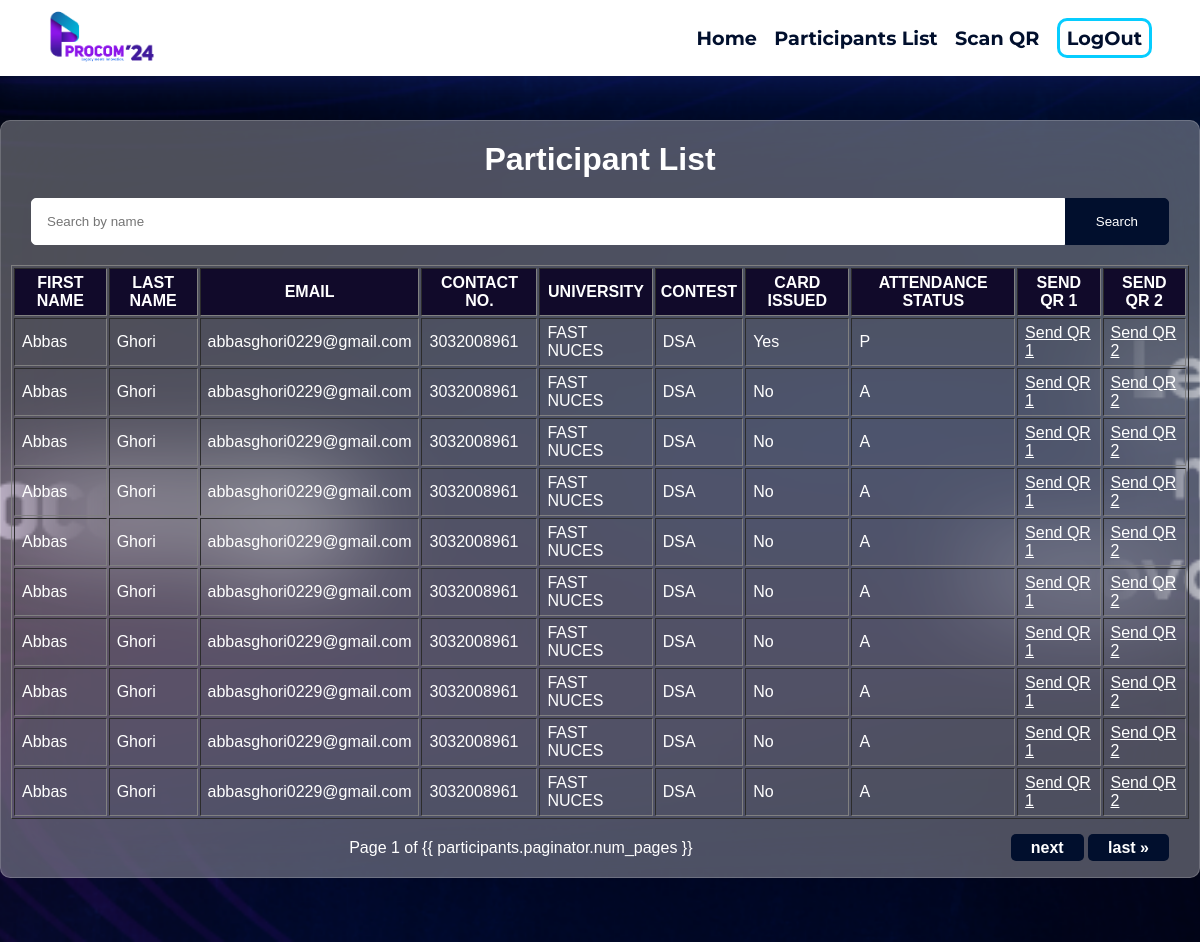
Screenshot of /participants/ (signed in) with the database file from the repository.
### registration/models.py (models this page shows, shortened)
class Participants(models.Model):
    participantID = models.AutoField(primary_key=True)
    firstname = models.CharField(max_length=255)
    lastname = models.CharField(max_length=255)
    email = models.EmailField()
    phonenumber = models.CharField(max_length=20)
    universityname = models.CharField(max_length=255)
    contestname = models.CharField(max_length=255)
    age = models.PositiveIntegerField()
    attendanceStatus = models.CharField(max_length=255, default='A')

### registration/views.py (the view)
# urls.py: path('participants/', participant_list, name='participant_list'),
def participant_list(request):
    if 'user_id' in request.session:
        search_query = request.GET.get('search', '')
        page = request.GET.get('page', 1)
        print("deddf3f3ef3f3e4f34")
        print(request.user)
        if search_query:
            search_terms = search_query.split()
            first_name_q = Q()
            last_name_q = Q()
            for term in search_terms:
                first_name_q |= Q(firstname__icontains=term)
                last_name_q |= Q(lastname__icontains=term)
            participants = Participants.objects.filter(first_name_q | last_name_q)
        else:
            participants = Participants.objects.all()
        paginator = Paginator(participants, 10)  # Show 10 participants per page
        try:
            participants = paginator.page(page)
        except PageNotAnInteger:
            participants = paginator.page(1)
        except EmptyPage:
            participants = paginator.page(paginator.num_pages)
        context = {'participants': participants, 'search_query': search_query}
        return render(request, 'participant_list.html', context)
    else:
        return render(request, 'login.html')

### registration/templates/participant_list.html (shortened to what this page needs)
{% load static %}
<!DOCTYPE html>
<html lang="en">
  <head>
    <link
      href="https://unpkg.com/boxicons@2.1.4/css/boxicons.min.css"
      rel="stylesheet"
    />
    <link
      href="https://unpkg.com/boxicons@2.1.4/css/boxicons.min.css"
      rel="stylesheet"
    />
    <link rel="stylesheet" href="{% static 'nav.css' %}" />
    <link rel="stylesheet" href="{% static 'style.css' %}" />
  </head>
  <body>
    <div class="background-image"></div>
    <nav>
      <div class="logo">
        <a href="{% url 'home' %}">
          <img
            src="{% static 'PROCOM24_LOGO.png' %}"
            alt="logo"
            class="logo-image"
          />
        </a>
      </div>
      <div class="right-nav">
        <ul class="right-ul">
          <li>
            <a href="{% url 'home' %}" class="underline-animation">Home</a>
          </li>
          <li>
            <a href="{% url 'participant_list' %}" class="underline-animation"
              >Participants List</a
            >
          </li>
          <li>
            <a href="{% url 'scan_qr' %}" class="underline-animation"
              >Scan QR</a
            >
          </li>
          <li><a href="{% url 'logout' %}" class="logout">LogOut</a></li>
        </ul>
      </div>
    </nav>
    <div class="outerdiv">
      <div class="innerdiv">
        <h1 class="mainhead">Participant List</h1>
        <form
          method="get"
          action="{% url 'participant_list' %}"
          class="search-form"
        >
          <input
            type="text"
            name="search"
            placeholder="Search by name"
            value="{{ search_query }}"
          />
          <button type="submit">Search</button>
        </form>
        <div class="table">
          <table border="1" class="datatable">
            <thead>
              <tr>
                <th class="tabheadings">First Name</th>
                <th class="tabheadings">Last Name</th>
                <th class="tabheadings">Email</th>
                <th class="tabheadings">Contact NO.</th>
                <th class="tabheadings">University</th>
                <th class="tabheadings">Contest</th>
                <th class="tabheadings">Card Issued</th>
                <th class="tabheadings">Attendance Status</th>
                <th class="tabheadings">Send QR 1</th>
                <th class="tabheadings">Send QR 2</th>
              </tr>
            </thead>
            <tbody>
              {% for participant in participants|slice:":10" %}
              <tr>
                <td>{{ participant.firstname }}</td>
                <td>{{ participant.lastname }}</td>
                <td>{{ participant.email }}</td>
                <td>{{ participant.phonenumber }}</td>
                <td>{{ participant.universityname }}</td>
                <td>{{ participant.contestname }}</td>
                <td> {% if participant.participantcard_set.all %}
                  Yes
                {% else %}
                  No
                {% endif %}</td>
                <td>{{ participant.attendanceStatus }}</td>
                <td>
                  <a href="{% url 'send_qr' participant.participantID 1 %}"
                    >Send QR 1</a
                  >
                </td>
                <td>
                  <a href="{% url 'send_qr' participant.participantID 2 %}"
                    >Send QR 2</a
                  >
                </td>
              </tr>
              {% endfor %}
            </tbody>
          </table>
        </div>
        <div class="pagination">
          <span class="step-links">
            <span class="current">
              Page {{ participants.number }} of {{
              participants.paginator.num_pages }}
            </span>
            <div class="nextlast">
              {% if participants.has_next %}
              <a
                class="pagebutton"
                href="?page={{ participants.next_page_number }}"
                >next</a
              >
              <a
                class="pagebutton"
                href="?page={{ participants.paginator.num_pages }}"
                >last &raquo;</a
              >
              {% endif %}
            </div>
          </span>
        </div>
      </div>
    </div>
  </body>
</html>

### registration/templates/static/nav.css (style rules this page uses)
* { margin: 0; padding: 0; box-sizing: border-box; }
nav { position: fixed; top: 0; left: 0; width: 100%; z-index: 1000; background: white; box-shadow: 0 8px 32px 0 rgba(31, 38, 135, 0.37); border: 1px solid rgba(255, 255, 255, 0.18); display: flex; justify-content: space-between; margin: auto; flex-direction: row; padding: 0px 35px; }
.logo { cursor: pointer; padding: 5px; transition: all 0.5s ease; }
.logo-image { height: 60px; }
.right-ul { list-style-type: none; padding: 0; margin: 0; font-size: larger; }
.right-ul li { display: inline; margin-right: 12px; }
.right-ul .underline-animation { display: inline-block; position: relative; text-decoration: none; font-family: 'Montserrat', sans-serif; font-weight: 650; color: rgb(1, 15, 45); transition: transform 0.25s ease-out; }
.right-ul .underline-animation::after { content: ''; position: absolute; width: 100%; transform: scaleX(0); height: 3px; bottom: -4px; left: 0; background-color: #06CDFF; transform-origin: bottom right; transition: transform 0.4s ease-out; }
.right-nav { display: flex; align-items: center; gap: 30px; transition: all 0.5s ease; }
.logout { border: 3px solid #06CDFF; border-radius: 10px; padding: 5px 7px; text-decoration: none; font-family: 'Montserrat', sans-serif; font-weight: 650; color: rgb(1, 15, 45); transition: transform 0.25s ease-out; }

### registration/templates/static/style.css (style rules this page uses)
body { margin: 0; padding: 0; background-color: #333; font-family: Trebuchet MS, sans-serif; }
.background-image { position: fixed; top: 0; left: 0; width: 100%; height: 100%; background-image: url('background2.png'); background-size: cover; background-position: center; z-index: -1; }
.outerdiv { display: flex; justify-content: center; position: relative; z-index: 1; }
.innerdiv { z-index: 2; margin-top: 15vh; margin-bottom: 8vh; background: rgba( 255, 255, 255, 0.3); padding: 0px 10px; backdrop-filter: blur( 50px ); -webkit-backdrop-filter: blur( 50px ); border: 1px solid rgba( 255, 255, 255, 0.18 ); border-radius: 10px; overflow: auto; }
.mainhead { text-align: center; color: #fff; margin: 10px; margin-top: 20px; }
.datatable { color: #fff; }
.tabheadings { background-color: #110a2a; text-transform: uppercase; padding: 5px; }
a { color: #fff; }
td { padding: 5px 7px; }
.pagination { display: flex; justify-content: center; }
.step-links { width: 100%; display: flex; justify-content: space-between; padding: 20px 20px; }
.current { color: #fff; }
.pagebutton { padding: 5px 20px; font-size: 16px; font-weight: bold; text-align: center; text-decoration: none; background-color: #010f2d; color: #fff; border-radius: 5px; cursor: pointer; transition: background-color 0.3s; }
.search-form { margin: 20px; display: flex; align-items: center; }
.search-form input[type="text"] { flex-grow: 1; padding: 15px; border: 1px solid #fff; border-radius: 5px 0 0 5px; font-family: Trebuchet MS, sans-serif; }
.search-form button { padding: 15px 30px; background-color: #010f2d; color: #fff; border: 1px solid #010f2d; border-radius: 0 5px 5px 0; cursor: pointer; font-family: Trebuchet MS, sans-serif; }

### rows the page displays
Participants: firstname "Abbas", lastname "Ghori", email "abbasghori0229@gmail.com", phonenumber "3032008961", universityname "FAST NUCES", contestname "DSA", shows "Yes", attendanceStatus "P"
Participants: firstname "Abbas", lastname "Ghori", email "abbasghori0229@gmail.com", phonenumber "3032008961", universityname "FAST NUCES", contestname "DSA", shows "No", attendanceStatus "A"
Participants: firstname "Abbas", lastname "Ghori", email "abbasghori0229@gmail.com", phonenumber "3032008961", universityname "FAST NUCES", contestname "DSA", shows "No", attendanceStatus "A"
Participants: firstname "Abbas", lastname "Ghori", email "abbasghori0229@gmail.com", phonenumber "3032008961", universityname "FAST NUCES", contestname "DSA", shows "No", attendanceStatus "A"
Participants: firstname "Abbas", lastname "Ghori", email "abbasghori0229@gmail.com", phonenumber "3032008961", universityname "FAST NUCES", contestname "DSA", shows "No", attendanceStatus "A"
Participants: firstname "Abbas", lastname "Ghori", email "abbasghori0229@gmail.com", phonenumber "3032008961", universityname "FAST NUCES", contestname "DSA", shows "No", attendanceStatus "A"
Participants: firstname "Abbas", lastname "Ghori", email "abbasghori0229@gmail.com", phonenumber "3032008961", universityname "FAST NUCES", contestname "DSA", shows "No", attendanceStatus "A"
Participants: firstname "Abbas", lastname "Ghori", email "abbasghori0229@gmail.com", phonenumber "3032008961", universityname "FAST NUCES", contestname "DSA", shows "No", attendanceStatus "A"
Participants: firstname "Abbas", lastname "Ghori", email "abbasghori0229@gmail.com", phonenumber "3032008961", universityname "FAST NUCES", contestname "DSA", shows "No", attendanceStatus "A"
Participants: firstname "Abbas", lastname "Ghori", email "abbasghori0229@gmail.com", phonenumber "3032008961", universityname "FAST NUCES", contestname "DSA", shows "No", attendanceStatus "A"

### other values shown
{{ participants.number }} "1"
